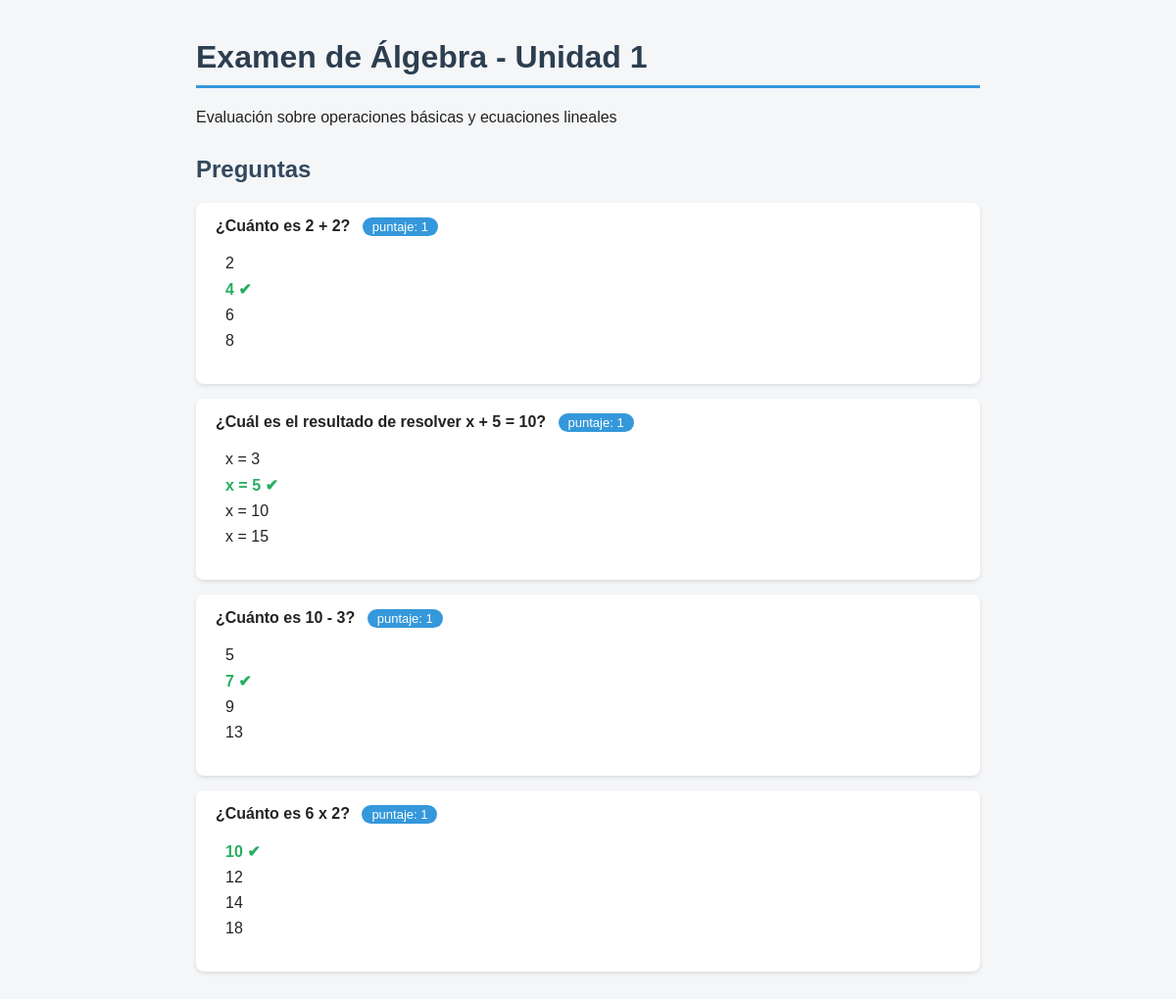
The app's page /quiz/1/ with its own data.
### quiz/models.py (models this page shows, shortened)
class Exam(models.Model):
    title = models.CharField(max_length=200)
    description = models.TextField(blank=True)
    created_at = models.DateTimeField(auto_now_add=True)
    class Meta:
        verbose_name = "Exam"
        verbose_name_plural = "Exams"
        ordering = ["-created_at"]

class Question(models.Model):
    exam = models.ForeignKey(Exam, on_delete=models.CASCADE, related_name="questions")
    text = models.CharField(max_length=300)
    score = models.PositiveIntegerField(default=1)
    class Meta:
        verbose_name = "Question"
        verbose_name_plural = "Questions"
        ordering = ["id"]

class Choice(models.Model):
    question = models.ForeignKey(Question, on_delete=models.CASCADE, related_name="choices")
    text = models.CharField(max_length=200)
    is_correct = models.BooleanField(default=False)
    class Meta:
        verbose_name = "Choice"
        verbose_name_plural = "Choices"
        ordering = ["id"]

### quiz/views.py (the view)
# urls.py: path("<int:exam_id>/", views.exam_detail, name="exam_detail"),
def exam_detail(request, exam_id):
    exam = get_object_or_404(Exam, id=exam_id)
    return render(request, "quiz/exam_detail.html", {"exam": exam})

### quiz/templates/quiz/exam_detail.html (shortened to what this page needs)
{% extends "quiz/base.html" %}
{% block content %}
<h1>{{ exam.title }}</h1>
<p>{{ exam.description }}</p>
<h2>Preguntas</h2>
{% for question in exam.questions.all %}
  <div class="question-card">
    <strong>{{ question.text }}</strong>
    <span class="score-tag">puntaje: {{ question.score }}</span>
    <ul>
      {% for choice in question.choices.all %}
        <li class="{% if choice.is_correct %}correct{% endif %}">
          {{ choice.text }} {% if choice.is_correct %}✔{% endif %}
        </li>
      {% endfor %}
    </ul>
  </div>
{% endfor %}
{% endblock %}

### quiz/templates/quiz/base.html (shortened to what this page needs)
<!DOCTYPE html>
<html lang="es">
<head>
</head>
<body>
  {% block content %}{% endblock %}
</body>
</html>

### quiz/templates/quiz/base.html (style rules this page uses)
body { font-family: Arial, sans-serif; background-color: #f4f6f8; color: #222; max-width: 800px; margin: 40px auto; padding: 0 20px; }
h1 { color: #2c3e50; border-bottom: 3px solid #3498db; padding-bottom: 10px; }
h2 { color: #34495e; margin-top: 30px; }
.question-card { background: white; border-radius: 8px; padding: 15px 20px; margin-bottom: 15px; box-shadow: 0 2px 4px rgba(0,0,0,0.1); }
.question-card ul { list-style: none; padding-left: 10px; }
.question-card li { padding: 4px 0; }
.correct { color: #27ae60; font-weight: bold; }
.score-tag { background: #3498db; color: white; border-radius: 12px; padding: 2px 10px; font-size: 13px; margin-left: 8px; }

### records on screen
Exam: title "Examen de Álgebra - Unidad 1", description "Evaluación sobre operaciones básicas y ecuaciones lineales"
Question: text "¿Cuánto es 2 + 2?", score "1"
Choice: text "2"
Choice: text "4"
Choice: text "6"
Choice: text "8"
Question: text "¿Cuál es el resultado de resolver x + 5 = 10?", score "1"
Choice: text "x = 3"
Choice: text "x = 5"
Choice: text "x = 10"
Choice: text "x = 15"
Question: text "¿Cuánto es 10 - 3?", score "1"
Choice: text "5"
Choice: text "7"
Choice: text "9"
Choice: text "13"
Question: text "¿Cuánto es 6 x 2?", score "1"
Choice: text "10"
Choice: text "12"
Choice: text "14"
Choice: text "18"
